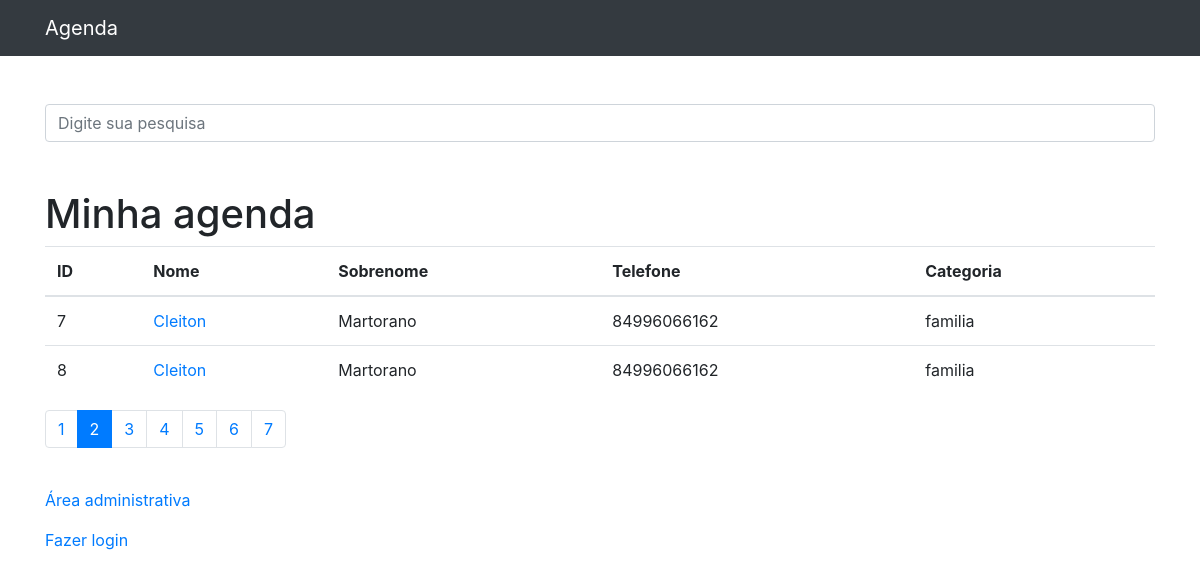
Page /?p=2& on the committed database.
### contatos/models.py (models this page shows)
class Contato(models.Model):
    nome = models.CharField(max_length=255)
    sobrenome = models.CharField(max_length=255, blank=True)
    telefone = models.CharField(max_length=255)
    email = models.CharField(max_length=255,blank=True)
    data_criacao = models.DateTimeField(default=timezone.now())
    descricao = models.CharField(max_length=255,blank=True)
    categoria = models.ForeignKey(Categoria, on_delete=models.DO_NOTHING)
    mostrar = models.BooleanField(default=True)
    foto = models.ImageField(blank=True, upload_to='fotos/%Y/%m/%d')

class Categoria(models.Model):
    nome = models.CharField(max_length=255)
    def __str__(self):
        return self.nome

### contatos/views.py (the view)
# urls.py: path('', views.index, name='index'),
def index(request):
    contatos = Contato.objects.order_by('nome').filter(
        mostrar=True
    )
    paginator = Paginator(contatos,2)
    page = request.GET.get('p')
    contatos = paginator.get_page(page)
    return render(request,'contatos/index.html',{
        'contatos': contatos
    })

### contatos/templates/contatos/index.html
{% extends 'base.html'%}
{%block 'conteudo'%}
<h1 class="mt-5">Minha agenda</h1>
<table class="table">
  <thead>
    <tr>
      <th>ID</th>
      <th>Nome</th>
      <th>Sobrenome</th>
      <th>Telefone</th>
      <th>Categoria</th>
    </tr>
  </thead>
  <tbody>
    {% for contato in contatos %}
    <tr>
      <td>{{ contato.id }}</td>
      <td>
        <a href="{% url 'ver_contato' contato.id %}"> {{ contato.nome }}</a>
      </td>
      <td>{{ contato.sobrenome }}</td>
      <td>{{ contato.telefone }}</td>
      <td>{{ contato.categoria }}</td>
    </tr>
    {% endfor %}
  </tbody>
</table>
<nav aria-label="Page navigation example">
  <ul class="pagination">
    {% for pagina in contatos.paginator.page_range %}
      {% if contatos.number == pagina %}
        <li class="page-item active"><a class="page-link" href="?p={{ pagina }}&{{ request.GET.termo }}">{{ pagina }}</a></li>
      {% else %}
        <li class="page-item"><a class="page-link" href="?p={{ pagina }}&{{ request.GET.termo }}">{{ pagina }}</a></li>
      {%endif%}
    {%endfor%}
  </ul>
</nav>
<br>
<p>
  <a href="http://127.0.0.1:8000/admin/">Área administrativa</a>
</p>
<p>
  <a href="{% url 'login' %}">Fazer login</a>
</p>
{%endblock%}

### rows in the picture
Contato: id "7", nome "Cleiton", sobrenome "Martorano", telefone "84996066162", categoria "familia"
Contato: id "8", nome "Cleiton", sobrenome "Martorano", telefone "84996066162", categoria "familia"

### other values in the picture
{{ pagina }} "1" "3" "4" "5" "6" "7"
{{ pagina }} "2"
